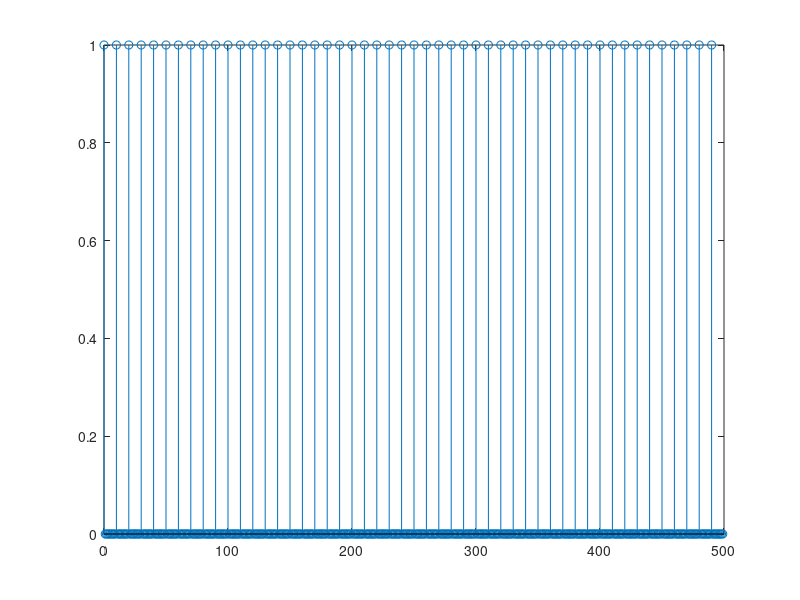
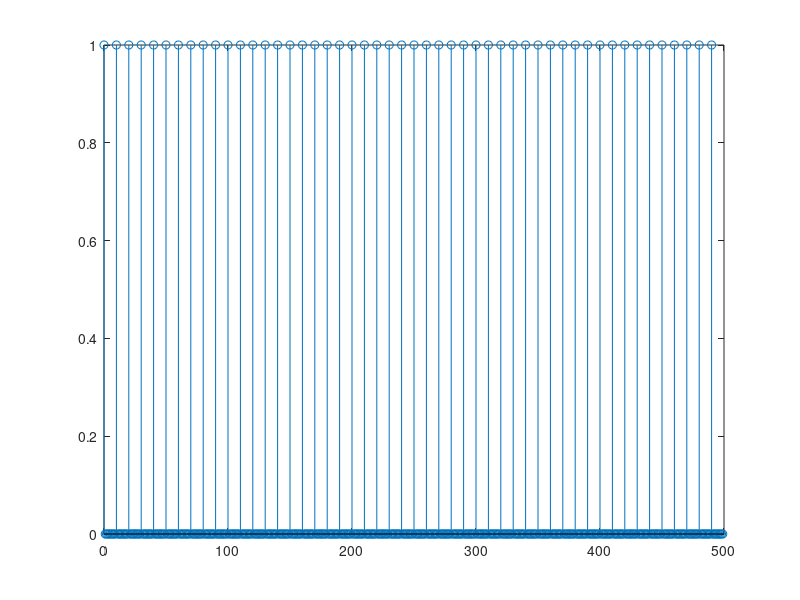

These charts were generated, in order, by the following MATLAB code:
% Tren de impulsos

P = 10;
L = 500;
M = L/P;
tren_imp=zeros(1,L);
for n=0:L-1
    for i=0:M-1
        if n==(i*P)
            tren_imp(n+1)=1;
        end
    end
end

figure(1);
n=0:L-1;
stem(n,tren_imp);

% otro metodo 

tren_imp=[1;0;0;0;0;0;0;0;0;0]*ones(1,M);
tren_imp=tren_imp(:)';

figure(2);
stem(n,tren_imp);

